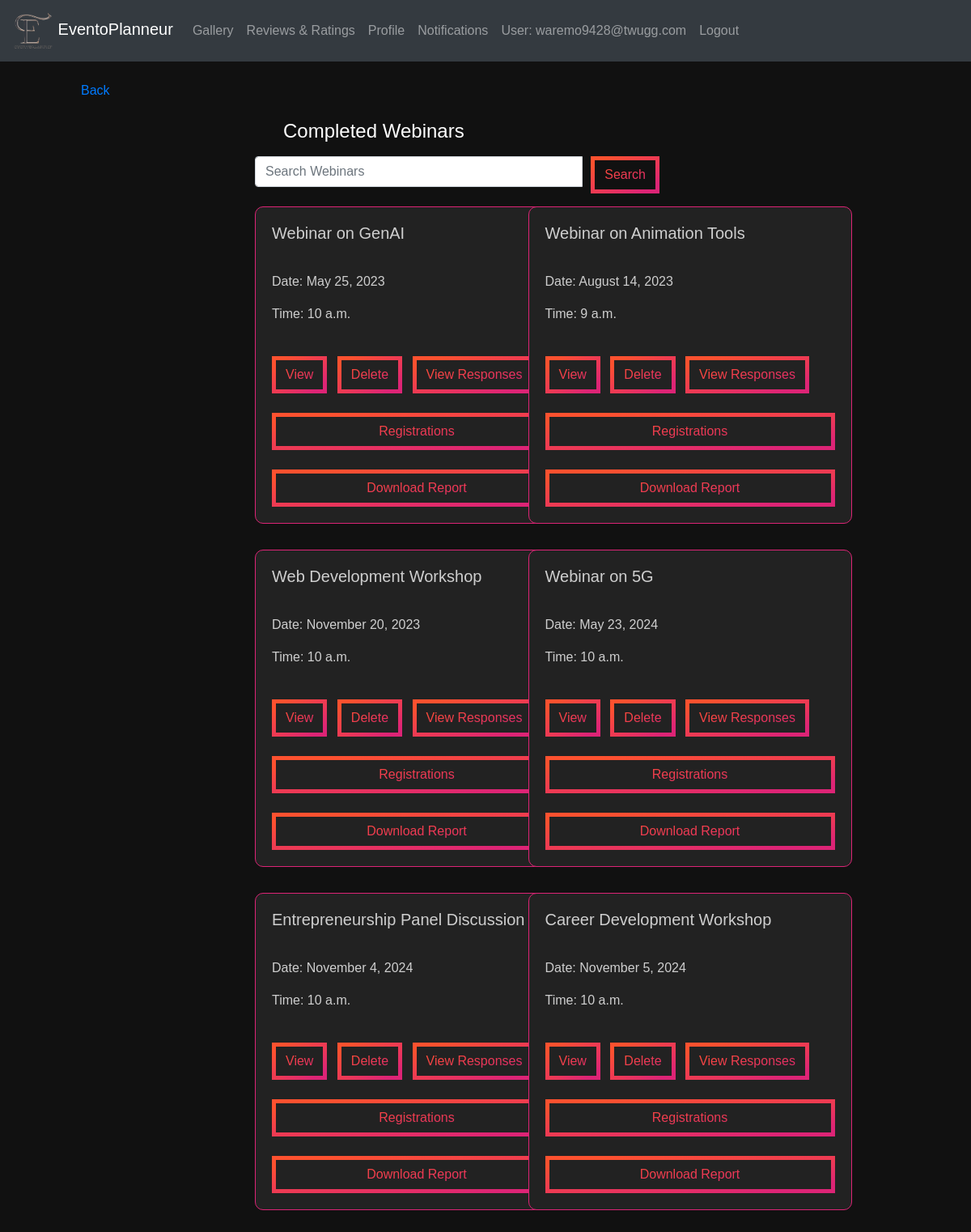
The page /completed_webinar/ (signed in) on the database its author committed.
### eventapp/models.py (models this page shows, shortened)
class CustomUser(AbstractUser):
    username = None
    USERNAME_FIELD  = 'email'
    email = models.EmailField(unique=True)
    password = models.CharField(max_length=128)
    is_organizer = models.BooleanField(default=False)
    is_provider = models.BooleanField(default=False)
    is_attendee = models.BooleanField(default=False)
    is_verified = models.BooleanField(default=False)
    verification_token = models.CharField(max_length=100, blank=True, null=True)
    REQUIRED_FIELDS = []
    objects = CustomUserManager()

class Webinar(models.Model):
    EVENT_TYPE_CHOICES = [
    ('Online', 'Online'),
    ('Offline', 'Offline'),
]
    id = models.AutoField(primary_key=True)
    title = models.CharField(max_length=100)
    event_type = models.CharField(max_length=10, choices=EVENT_TYPE_CHOICES, default='offline')
    description = models.TextField()
    date = models.DateField(default=None, blank=True, null=True)
    start_time = models.TimeField(blank=True, null=True)
    end_time = models.TimeField(blank=True, null=True)
    location = models.CharField(max_length=200, blank=True, null=True)
    poster = models.URLField(blank=True, null=True)
    organizer_name = models.CharField(max_length=100)
    deadline = models.DateField(default=None, blank=True, null=True)
    fee = models.DecimalField(max_digits=10, decimal_places=2, blank=True, null=True)
    speakers = models.ManyToManyField(Speaker, blank=True)
    org_user=models.ForeignKey(CustomUser, on_delete=models.CASCADE,null=True,blank=True)
    livestream = models.URLField(blank=True, null=True)
    phone_number = models.CharField(max_length=15)
    max_participants = models.PositiveIntegerField(null=True,default=50)
    status = models.IntegerField(default=1,null=True,blank=True)

### eventapp/views.py (the view)
# urls.py: path('completed_webinar/', views.completed_webinar, name='completed_webinar'),
@login_required
def completed_webinar(request):
    org_user = request.user
    search_query = request.GET.get('search', '')
    current_date = timezone.now().date()
    if search_query:
        update_webinar = Webinar.objects.filter(
            Q(org_user=org_user, status=1),
            Q(title__icontains=search_query),Q(date__lt=current_date)
        ).order_by('date')
    else:
        update_webinar = Webinar.objects.filter(org_user=org_user, status=1,date__lt=current_date).order_by('date')
    context = {'update_webinar': update_webinar, 'search_query': search_query}
    return render(request, 'completed_webinar.html', context)

### templates/completed_webinar.html (shortened to what this page needs)
{% load static %}
<!DOCTYPE html>
<html lang="en">
<head>
  <link rel="stylesheet" href="https://maxcdn.bootstrapcdn.com/bootstrap/4.5.2/css/bootstrap.min.css">
  <link rel="stylesheet"type="text/css" href="{% static 'css/webinar.css' %}">
</head>
<body>
  <nav class="navbar navbar-expand-md bg-dark navbar-dark">
    <div class="containers">
      <a class="navbar-brand" href="{% url 'eventapp:orghome' %}">
        <img src="{% static 'images/Eventoplanneur.png' %}" alt="Logo" width="50"> EventoPlanneur
      </a>
      <div class="collapse navbar-collapse" id="navbarCollapse">
        <ul class="navbar-nav ml-auto">
          <li class="nav-item"><a class="nav-link" href="{% url 'eventapp:gallery' %}">Gallery</a></li>
          <li class="nav-item"><a class="nav-link" href="#reviews">Reviews & Ratings</a></li>
          <li class="nav-item"><a class="nav-link" href="{% url 'eventapp:org_profile' %}">Profile</a></li>
          <li class="nav-item"><a class="nav-link" href="#notifications">Notifications</a></li>
          <li class="nav-item">
            {% if user.is_authenticated %}
            <a class="nav-link" >User: {{ user.email }}</a>
            <li class="nav-item"><a href="{% url 'eventapp:logout' %}" class="nav-link">Logout</a></li>
            {% endif %}
          </li>
        </ul>
      </div>
    </div>
  </nav>
  <div style="margin-left:100px;margin-right:225px" ><br>
    <a class="btn2" href="{% url 'eventapp:orghome' %}">
      Back
  </a>
    <div style="margin-left:200px;" ><br>
      <h4 style="margin-left:50px;color:white">Completed Webinars</h4>
{% block content %}
    <div class="container mx-auto mt-3">
        <div class="row">
            <div class="col-md-12 mb-3">
                <form method="GET" action="{% url 'eventapp:completed_webinar' %}">
                    <div class="input-group">
                        <input type="text" class="form-control" name="search" placeholder="Search Webinars">
                        <div class="input-group-append">
                            <button class="btn btn-outline-secondary" type="submit"> Search</button>
                        </div>
                    </div>
                </form>
            </div>
            {% for i in update_webinar %}
                <div class="col-md-6">
                    <div class="card" style="width: 400px;">
                        <div class="card-body">
                            <h5 class="card-title">{{ i.title }}</h5><br>
                            <p class="card-text">Date: {{ i.date|date:"F j, Y" }}<br><p>
                            <p class="card-text">Time: {{ i.start_time }}<br><br></p>
                            <a href="{% url 'view_webinar' i.id %}" class="btn mr-2"> View </a>
                            <a href="{% url 'delete_webinar' i.id %}" class="btn mr-2"> Delete</a>
                            <a href="{% url 'view_responses' i.id %}" class="btn">View Responses</a><br><br>
                            <a style="width: 100%;" href="{% url 'display_registrations' i.id %}" class="btn"> Registrations</a><br><br>
                            <a style="width: 100%;" href="{% url 'generate_webinar_report' i.id %}" class="btn"> Download Report</a>
                        </div>
                    </div>
                </div>
            {% endfor %}
        </div>
    </div>
{% endblock %}
      </div>
    </div>
</body>
</html>

### static/css/webinar.css (style rules this page uses)
body { font-family: Arial, sans-serif; margin: 0; padding: 0; background-position: center; color: #ad6341; background-image: url("/static/images/bg.gif"); background-size: cover; }
.containers { display: flex; justify-content: space-between; text-align: right; }
.container { display: flex; justify-content: space-between; margin: 5px; }
button { font-family: Arial, Helvetica, sans-serif; font-weight: bold; color: white; background-color: #171717; padding: 1em 2em; border: none; border-radius: .6rem; position: relative; cursor: pointer; overflow: hidden; }
.card { width: 190px; border-radius: 10px; }

### templates/completed_webinar.html (style rules this page uses)
:root { --gradient: linear-gradient(to left top, #DD2476 10%, #FF512F 90%) !important; }
body { background: #111 !important;; }
.input-group { width:500px; }
.input-group-append { margin-left:10px; }
.card { background: #222; border: 1px solid #dd2476; color: rgba(250, 250, 250, 0.8); margin-bottom: 2rem; }
.btn { border: 5px solid; border-image-slice: 1; background: var(--gradient) !important; -webkit-background-clip: text !important; -webkit-text-fill-color: transparent !important; border-image-source: var(--gradient) !important; text-decoration: none; transition: all .4s ease; }

### rows shown on the page
CustomUser: email "waremo9428@twugg.com"
Webinar: title "Webinar on GenAI", date "May 25, 2023", start_time "10 a.m."
Webinar: title "Webinar on Animation Tools", date "August 14, 2023", start_time "9 a.m."
Webinar: title "Web Development Workshop", date "November 20, 2023", start_time "10 a.m."
Webinar: title "Webinar on 5G", date "May 23, 2024", start_time "10 a.m."
Webinar: title "Entrepreneurship Panel Discussion", date "November 4, 2024", start_time "10 a.m."
Webinar: title "Career Development Workshop", date "November 5, 2024", start_time "10 a.m."
